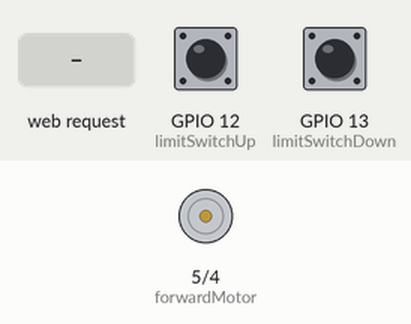
Recording of a sketch running on a simulated ESP8266 (NodeMCU). On the bench: motor-driver pin pairs drawn as motors (green arrow = first pin HIGH = forward, orange = second pin HIGH = backward, longer = more drive). The test bench sets the inputs (shaded band); at power-on: GPIO 13 (limitSwitchDown) LOW, GPIO 12 (limitSwitchUp) LOW. WiFi joins after 1.5 s; servers stay silent unless stated; what the sketch prints to the serial monitor is not drawn.

Above: at 2.7 s.
2.8 s: HTTP request GET /open received
At 3.1 s:
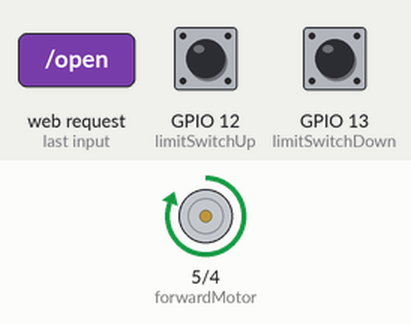
4.3 s: HTTP request GET /close received
At 5.4 s:
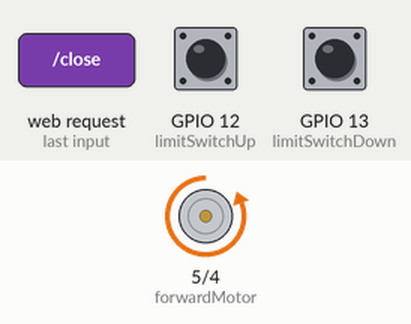
5.8 s: GPIO 13 (limitSwitchDown) pulled HIGH for 0.15 s
At 6.6 s:
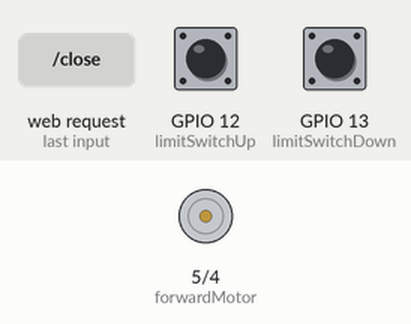
Timing chart, 0 to 8.8 s (numbered marks = the images above; inputs shaded):
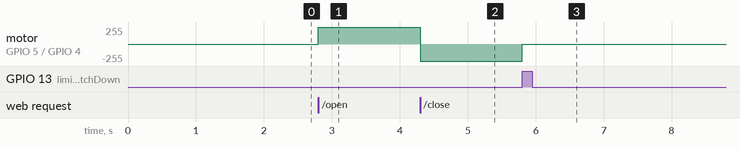

The sketch:

DogDoorServer.ino
```cpp
#include <ESP8266WiFi.h>
#include <WiFiClient.h>
#include <ESP8266WebServer.h>
#include <ESP8266mDNS.h>

const char* ssid = "twodolphins";
const char* password = "twodolphinsrock";

ESP8266WebServer server(80);
const int forwardMotor = 5;
const int backwardMotor = 4;
const int limitSwitchUp = 12;
const int limitSwitchDown = 13;
// 0 = stopped, 1 = open, -1 = close
int motorMovement = 0;

void setup(void){

  //Motor right
  pinMode(forwardMotor, OUTPUT);
  //Motor left
  pinMode(backwardMotor, OUTPUT);
  //Limit Switch
  pinMode(limitSwitchUp, INPUT);
  pinMode(limitSwitchDown, INPUT);

  Serial.begin(115200);
  WiFi.begin(ssid, password);
  Serial.println("");

  // Wait for connection
  while (WiFi.status() != WL_CONNECTED) {
    delay(500);
    Serial.print(".");
  }
  Serial.println("");
  Serial.print("Connected to ");
  Serial.println(ssid);
  Serial.print("IP address: ");
  Serial.println(WiFi.localIP());

  if (MDNS.begin("esp8266")) {
    Serial.println("MDNS responder started");
  }

  server.on("/", handleRoot);

  server.on("/inline", [](){
    server.send(200, "text/plain", "this works as well");
  });
  server.on("/open", [](){
    motorMovement = 1;
    String message = "OPENING - UP LIMIT =";
    if ( HIGH == digitalRead(limitSwitchUp))
      message += "HIGH";
    else
      message += "LOW";
    message += " Down LIMIT =";
    if( HIGH == digitalRead(limitSwitchDown))
      message +=  "HIGH";
    else
      message += "LOW";

    //digitalWrite(forwardMotor, HIGH);
    server.send(200, "text/plain", message);
  });

  server.on("/close", [](){
    motorMovement = -1;
    String message = "CLOSING - UP LIMIT =";
    if ( HIGH == digitalRead(limitSwitchUp))
      message += "HIGH";
    else
      message += "LOW";
    message += " Down LIMIT =";
    if( HIGH == digitalRead(limitSwitchDown))
      message +=  "HIGH";
    else
      message += "LOW";
    server.send(200, "text/plain", message);
  });

  server.onNotFound(handleNotFound);

  server.begin();
  Serial.println("HTTP server started");
}
void handleRoot() {
  server.send(200, "text/plain", "hello from esp8266!");
}

void handleNotFound(){
  String message = "File Not Found\n\n";
  message += "URI: ";
  message += server.uri();
  message += "\nMethod: ";
  message += (server.method() == HTTP_GET)?"GET":"POST";
  message += "\nArguments: ";
  message += server.args();
  message += "\n";
  for (uint8_t i=0; i<server.args(); i++){
    message += " " + server.argName(i) + ": " + server.arg(i) + "\n";
  }
  server.send(404, "text/plain", message);
}

void loop(void){
  server.handleClient();
  int forwardCommand = LOW;
  int backwardCommand = LOW;


  //If we are not stopped, see if we need to stop.
  if(motorMovement != 0)
  {
    //If we are moving up and the limit switch is not hit, move up
    if(motorMovement == 1 && LOW == digitalRead(limitSwitchUp) )
      forwardCommand = HIGH;
    //If we are moving down and the limit switch is not hit, move down
    else if (motorMovement == -1 && LOW == digitalRead(limitSwitchDown) )
      backwardCommand = HIGH;
    //WE are stopped if we are on a limit.
    else
      motorMovement = 0;
  }

  //See if we need to change.
  if( forwardCommand != digitalRead(forwardMotor))
    digitalWrite(forwardMotor, forwardCommand);
  if( backwardCommand != digitalRead(backwardMotor))
    digitalWrite(backwardMotor, backwardCommand);

}
```

Measured:
- after the input at 2.8 s, motor on GPIO 5 (forwardMotor) / GPIO 4 (backwardMotor): stopped → forward 255/255 at once
- after the input at 4.3 s, motor on GPIO 5 (forwardMotor) / GPIO 4 (backwardMotor): forward 255/255 → backward 255/255 at once
- after the input at 5.8 s, motor on GPIO 5 (forwardMotor) / GPIO 4 (backwardMotor): backward 255/255 → stopped at once
